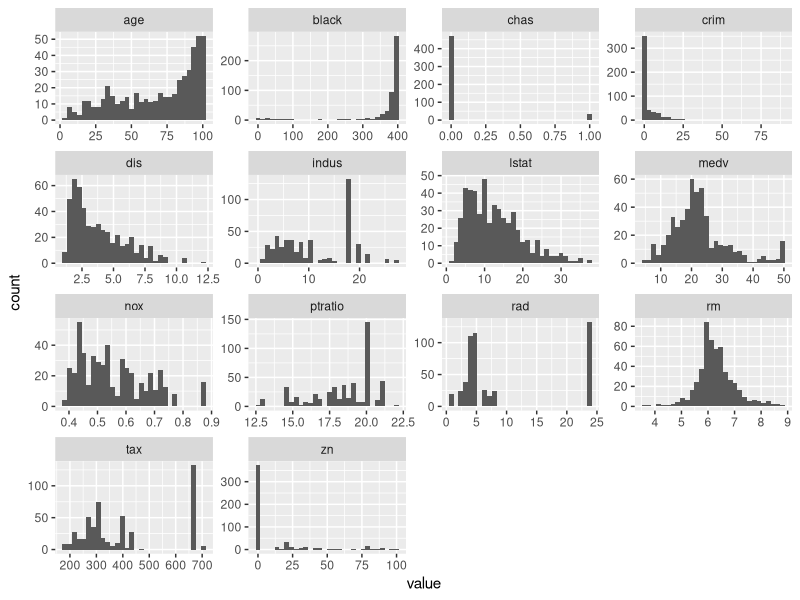
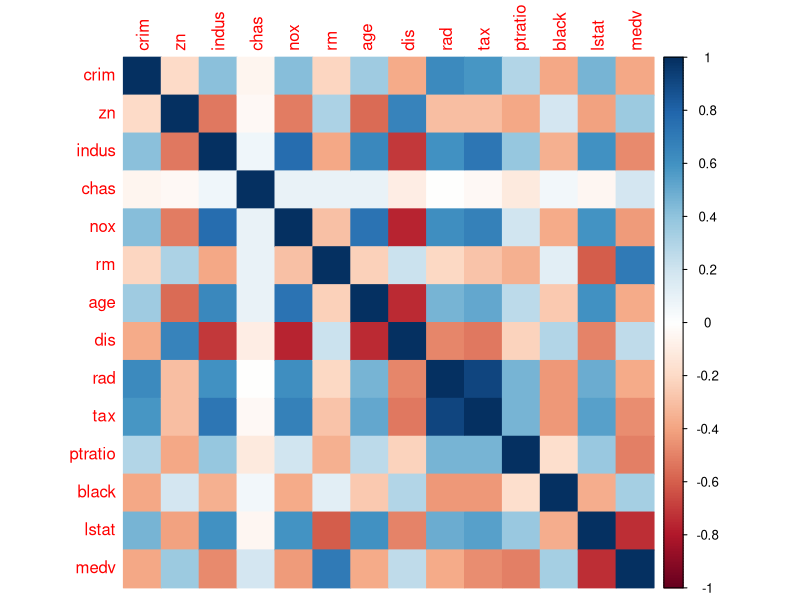
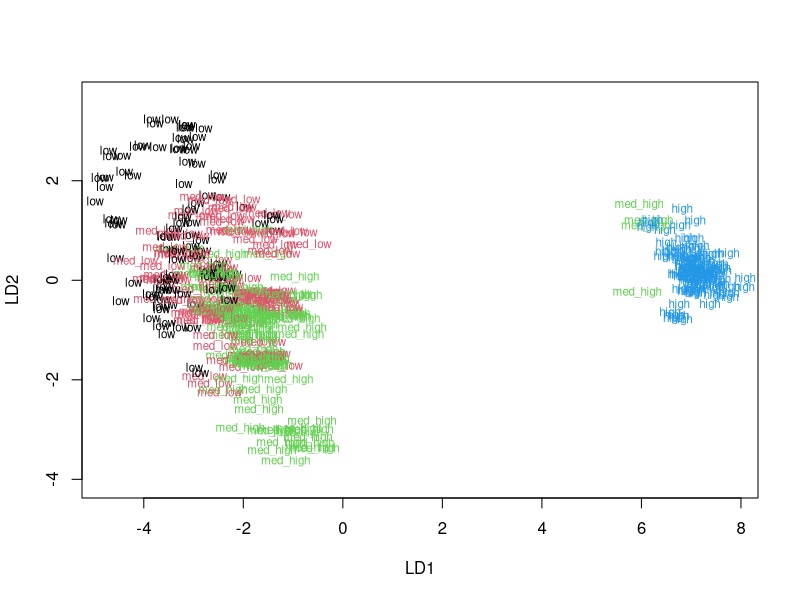
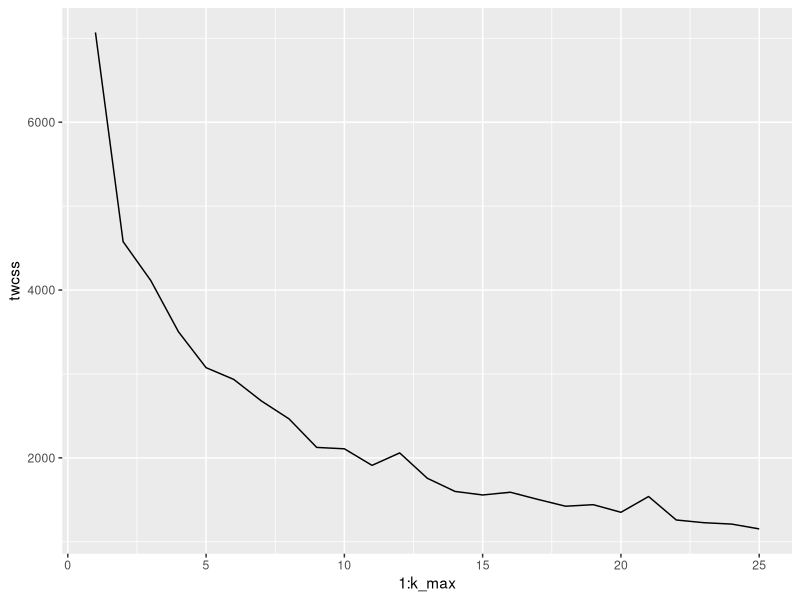
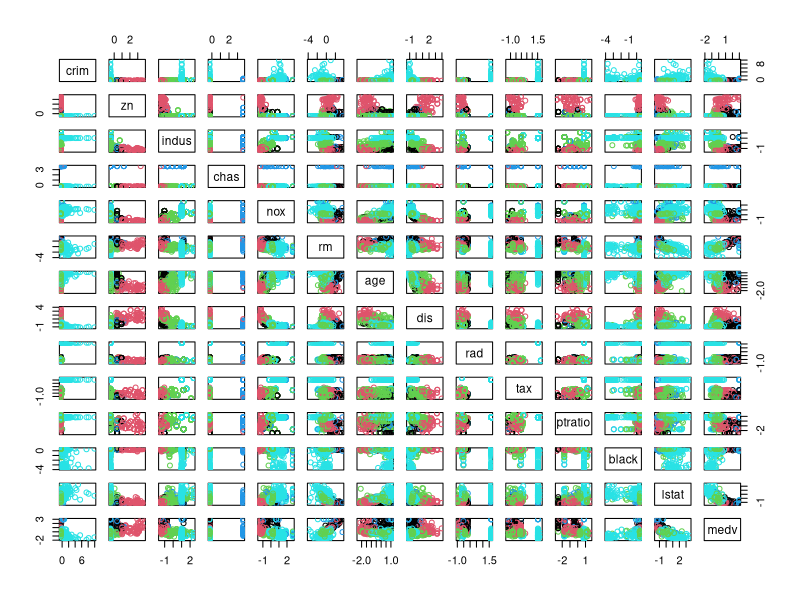
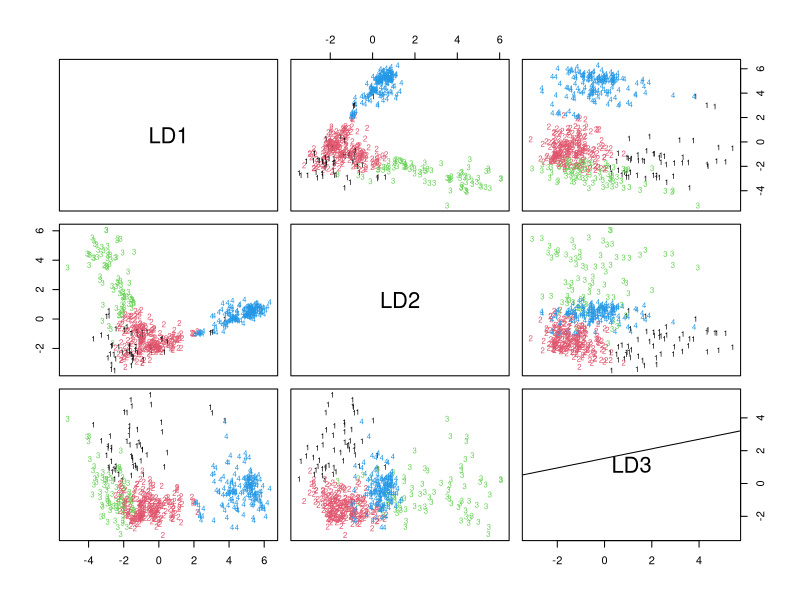

The R script that drew these images, in order:
## ---- chunk 1
rm(list = ls())  # clear workspace
library(MASS)
data("Boston")
str(Boston)
## ---- chunk 2
library(tidyr); library(dplyr); library(ggplot2); library(tidyverse); library(corrplot) # load libraries
## ---- chunk 3
gather(Boston) %>% glimpse
gather(Boston) %>% ggplot(aes(value)) + facet_wrap("key", scales = "free") + geom_histogram() # bar plots
## ---- chunk 4
summary(Boston)
## ---- chunk 5
cor_matrix <-cor(Boston) 
cor_matrix <-round(cor_matrix, digits=2)
cor_matrix 
corrplot(cor_matrix, method = "color") 
## ---- chunk 6
boston_scaled <- scale(Boston)
summary(boston_scaled)
## ---- chunk 7
boston_scaled <- as.data.frame(boston_scaled)

bins <- quantile(boston_scaled$crim) # create a quantile vector of crim and print it

# create a categorical variable 'crime' 
crime <- cut(boston_scaled$crim, breaks = bins, include.lowest = TRUE, label = c("low", "med_low", "med_high", "high"))
table(crime) # print the table
boston_scaled <- cbind(boston_scaled, crime) # bind crime to boston_scaled
boston_scaled <- dplyr::select(boston_scaled, -crim) # remove original crim from the dataset
## ---- chunk 8
n <- nrow(boston_scaled) # number of rows
ind <- sample(n,  size = n * 0.8) # choose randomly 80% of the rows
train <- boston_scaled[ind,] # create the train set
test <- boston_scaled[-ind,] # create the test set 
## ---- chunk 9
lda.fit <- lda(crime  ~., data = train) # crime rate is the target variable and all the other variables are predictors 
lda.fit # print the solution
classes <- as.numeric(train$crime) # target classes as numeric
plot(lda.fit, dimen = 2, col = classes, pch = classes) # plot the lda results
## ---- chunk 10
correct_classes <- test$crime # save the crime categories from the test set 
test <- select(test, -crime) # remove crime from the test dataset
lda.pred <- predict(lda.fit, newdata = test) # predict classes with test data
table(correct = correct_classes, predicted = lda.pred$class) # Cross tabulate the results 
## ---- chunk 11
library(MASS)
data('Boston')
boston_scaled <- scale(Boston)
boston_scaled <- as.data.frame(boston_scaled)
dist_eu <- dist(boston_scaled) #Calculate the  distances
## ---- chunk 12
k_max <- 25 # determine the maximum number of clusters
twcss <- sapply(1:k_max, function(k){kmeans(boston_scaled, k)$tot.withinss}) # calculate the total within sum of squares
qplot(x = 1:k_max, y = twcss, geom = 'line') # visualize the results

km <-kmeans(boston_scaled, centers = 5) # k-means clustering
pairs(boston_scaled, col = km$cluster) # plot the clusters
## ---- chunk 13
library(MASS)
data('Boston')
boston_scaled <- scale(Boston)
boston_scaled <- as.data.frame(boston_scaled)
# Perform k-means on the original Boston data with some reasonable number of clusters (> 2)
km_4 <-kmeans(boston_scaled, centers = 4) # k-means clustering
clusters <- as.numeric(km_4$cluster)
lda.fit4 <- lda(clusters  ~., data = boston_scaled) # perform LDA using the clusters  
lda.fit4

# the function to draw lda biplot arrows 
my_scale = 10 # unable to draw the arrows - i'm not sure what myscale does -tested with different values without any effect 
lda.arrows <- function(x, myscale = my_scale, arrow_heads = 0.1, color = "black", tex = 0.75, choices = c(1,2)){
  heads <- coef(x)
  arrows(x0 = 0, y0 = 0, 
         x1 = myscale * heads[,choices[1]], 
         y1 = myscale * heads[,choices[2]], col=color, length = arrow_heads)
  text(myscale * heads[,choices], labels = row.names(heads), 
       cex = tex, col=color, pos=3)
}

plot(lda.fit4, dimen = 3, col = clusters, pch = clusters)
lda.arrows(lda.fit4, myscale = my_scale)
